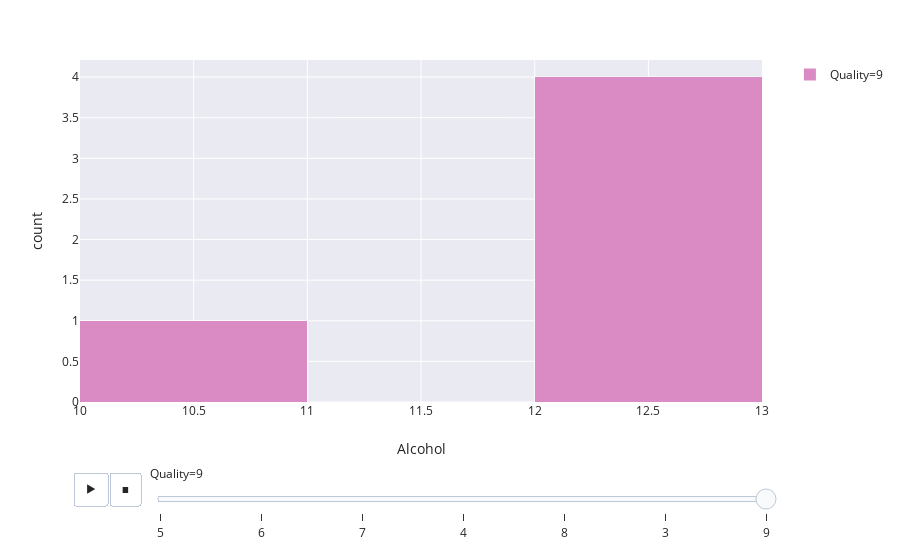

The code cell stored with this chart in its notebook:
### Code cell
# Red_Wine : Quality and Alcohol
px.histogram(df, x="alcohol", color='quality', 
           animation_frame='quality',
           labels={'alcohol':'Alcohol', 'quality':'Quality'},
           template='seaborn')

### Figure 1 — Plotly figure (JSON) as saved in the notebook; plotly's stock layout.template omitted (floating-point values rounded to 4 significant figures)
{"data": [{"alignmentgroup": "True", "bingroup": "x", "hoverlabel": {"namelength": 0}, "hovertemplate": "Quality=9<br>Alcohol=%{x}<br>count=%{y}", "legendgroup": "Quality=9", "marker": {"color": "rgb(218,139,195)"}, "name": "Quality=9", "offsetgroup": "Quality=9", "orientation": "v", "showlegend": true, "type": "histogram", "x": [10.4, 12.4, 12.5, 12.7, 12.9], "xaxis": "x", "yaxis": "y"}], "layout": {"autosize": true, "barmode": "relative", "legend": {"tracegroupgap": 0}, "margin": {"t": 60}, "sliders": [{"active": 6, "currentvalue": {"prefix": "Quality="}, "len": 0.9, "pad": {"b": 10, "t": 60}, "steps": [{"args": [["5"], {"frame": {"duration": 0, "redraw": true}, "fromcurrent": true, "mode": "immediate", "transition": {"duration": 0, "easing": "linear"}}], "label": "5", "method": "animate"}, {"args": [["6"], {"frame": {"duration": 0, "redraw": true}, "fromcurrent": true, "mode": "immediate", "transition": {"duration": 0, "easing": "linear"}}], "label": "6", "method": "animate"}, {"args": [["7"], {"frame": {"duration": 0, "redraw": true}, "fromcurrent": true, "mode": "immediate", "transition": {"duration": 0, "easing": "linear"}}], "label": "7", "method": "animate"}, {"args": [["4"], {"frame": {"duration": 0, "redraw": true}, "fromcurrent": true, "mode": "immediate", "transition": {"duration": 0, "easing": "linear"}}], "label": "4", "method": "animate"}, {"args": [["8"], {"frame": {"duration": 0, "redraw": true}, "fromcurrent": true, "mode": "immediate", "transition": {"duration": 0, "easing": "linear"}}], "label": "8", "method": "animate"}, {"args": [["3"], {"frame": {"duration": 0, "redraw": true}, "fromcurrent": true, "mode": "immediate", "transition": {"duration": 0, "easing": "linear"}}], "label": "3", "method": "animate"}, {"args": [["9"], {"frame": {"duration": 0, "redraw": true}, "fromcurrent": true, "mode": "immediate", "transition": {"duration": 0, "easing": "linear"}}], "label": "9", "method": "animate"}], "x": 0.1, "xanchor": "left", "y": 0, "yanchor": "top"}], "updatemenus": [{"buttons": [{"args": [null, {"frame": {"duration": 500, "redraw": true}, "fromcurrent": true, "mode": "immediate", "transition": {"duration": 500, "easing": "linear"}}], "label": "&#9654;", "method": "animate"}, {"args": [[null], {"frame": {"duration": 0, "redraw": true}, "fromcurrent": true, "mode": "immediate", "transition": {"duration": 0, "easing": "linear"}}], "label": "&#9724;", "method": "animate"}], "direction": "left", "pad": {"r": 10, "t": 70}, "showactive": false, "type": "buttons", "x": 0.1, "xanchor": "right", "y": 0, "yanchor": "top"}], "xaxis": {"anchor": "y", "autorange": true, "domain": [0, 0.98], "range": [8.25, 13.75], "title": {"text": "Alcohol"}, "type": "linear"}, "yaxis": {"anchor": "x", "autorange": true, "domain": [0, 1], "range": [0, 46.32], "title": {"text": "count"}}}}
